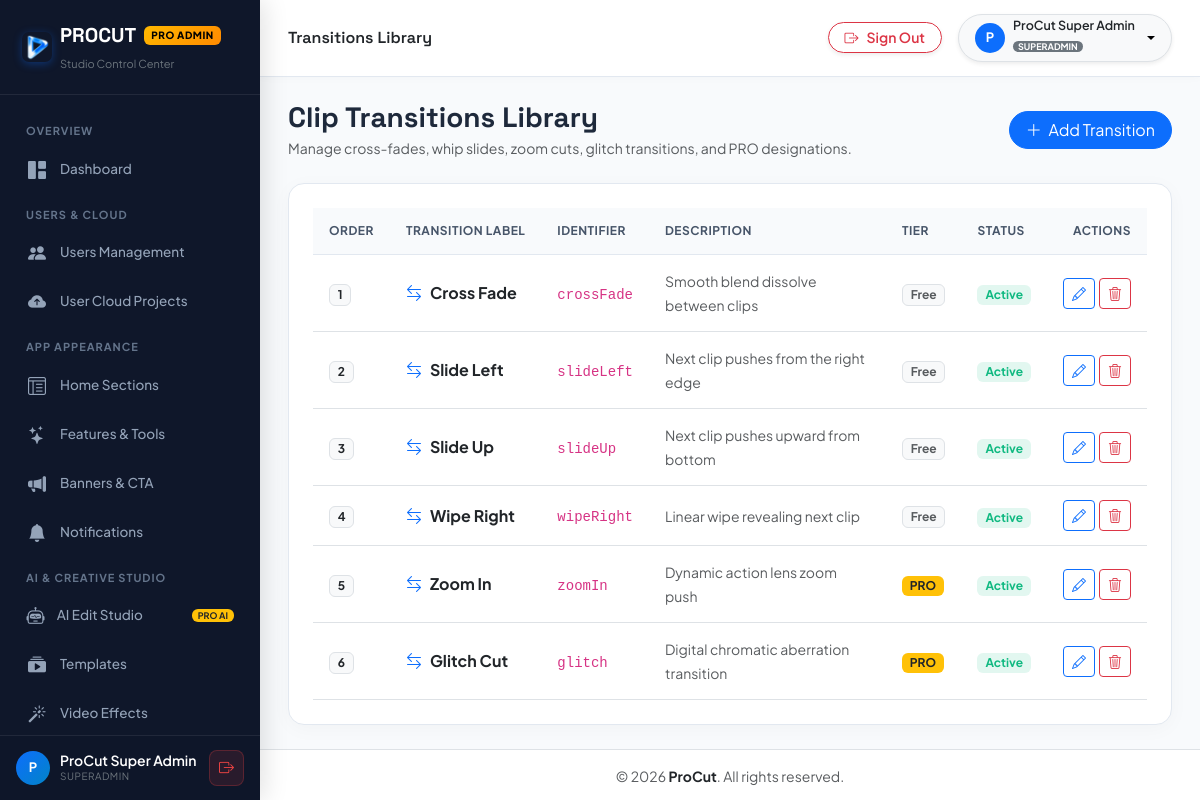
The app's page /admin/transitions.php (signed in) with its own data.
### tables this page shows
CREATE TABLE IF NOT EXISTS transitions (
    id INT AUTO_INCREMENT PRIMARY KEY,
    transition_key VARCHAR(100) NOT NULL UNIQUE,
    label VARCHAR(255) NOT NULL,
    description TEXT NULL,
    icon_name VARCHAR(100) DEFAULT 'transition',
    is_pro TINYINT(1) DEFAULT 0,
    is_enabled TINYINT(1) DEFAULT 1,
    display_order INT DEFAULT 0,
    created_at DATETIME DEFAULT CURRENT_TIMESTAMP,
    updated_at DATETIME DEFAULT CURRENT_TIMESTAMP ON UPDATE CURRENT_TIMESTAMP,
    INDEX idx_transitions_order (display_order)
);

### config/database.php (called while the page is built, shortened)
<?php
class Database {
    private static ?PDO $pdo = null;
    public static function getConnection(): PDO {
        $cfgFile = dirname(__DIR__) . '/config.json';
        $cfg = [];
        if (file_exists($cfgFile)) {
            $cfg = @json_decode(file_get_contents($cfgFile), true) ?: [];
        }
        $mysqlCfg = $cfg['mysql'] ?? [];
        $host = (defined('DB_HOST') && DB_HOST !== '127.0.0.1' && DB_HOST !== 'localhost')
            ? DB_HOST
            : ($mysqlCfg['host'] ?? getenv('DB_HOST') ?: (defined('DB_HOST') ? DB_HOST : '127.0.0.1'));
        if ($host === 'localhost') {
            $host = '127.0.0.1';
        }
        $port = (defined('DB_PORT') && DB_PORT != '3306')
            ? DB_PORT
            : ($mysqlCfg['port'] ?? getenv('DB_PORT') ?: '3306');
        $dbname = (defined('DB_NAME') && DB_NAME !== 'procut_db')
            ? DB_NAME
            : ($mysqlCfg['database'] ?? getenv('DB_NAME') ?: (defined('DB_NAME') ? DB_NAME : 'procut_db'));
        $user = (defined('DB_USER') && DB_USER !== 'root')
            ? DB_USER
            : ($mysqlCfg['user'] ?? getenv('DB_USER') ?: (defined('DB_USER') ? DB_USER : 'root'));
        $pass = (defined('DB_PASS') && DB_PASS !== '')
            ? DB_PASS
            : ($mysqlCfg['password'] ?? (getenv('DB_PASS') !== false ? getenv('DB_PASS') : (defined('DB_PASS') ? DB_PASS : '')));
        $socket = '/Applications/XAMPP/xamppfiles/var/mysql/mysql.sock';
        $dsn = "mysql:host={$host};port={$port};dbname={$dbname};charset=utf8mb4";
        $options = [
            PDO::ATTR_ERRMODE            => PDO::ERRMODE_EXCEPTION,
            PDO::ATTR_DEFAULT_FETCH_MODE => PDO::FETCH_ASSOC,
            PDO::ATTR_EMULATE_PREPARES   => false,
            PDO::MYSQL_ATTR_INIT_COMMAND => "SET NAMES utf8mb4 COLLATE utf8mb4_unicode_ci"
        ];
        try {
            self::$pdo = new PDO($dsn, $user, $pass, $options);
        } catch (PDOException $e) {
            if (PHP_OS_FAMILY === 'Darwin' && empty(ini_get('open_basedir')) && @file_exists($socket)) {
                try {
                    $socketDsn = "mysql:unix_socket={$socket};dbname={$dbname};charset=utf8mb4";
                    self::$pdo = new PDO($socketDsn, $user, $pass, $options);
                    return self::$pdo;
                } catch (PDOException $e2) {
                }
            }
            $isApi = str_contains($_SERVER['REQUEST_URI'] ?? '', '/api/');
            if ($isApi) {
                http_response_code(500);
                header('Content-Type: application/json; charset=utf-8');
                die(json_encode([
                    'success' => false,
                    'error' => 'Database connection failed: ' . $e->getMessage()
                ]));
            }
            http_response_code(200);
            header('Content-Type: text/html; charset=utf-8');
            die('<!DOCTYPE html>
<html lang="en">
<head>
    <meta charset="UTF-8">
    <meta name="viewport" content="width=device-width, initial-scale=1.0">
    <title>Database Connection Required — ProCut</title>
    <link href="https://fonts.googleapis.com/css2?family=Plus+Jakarta+Sans:wght@400;600;700&display=swap" rel="stylesheet">
    <style>
        body { font-family: "Plus Jakarta Sans", sans-serif; background: #0F172A; color: #E2E8F0; display: flex; align-items: center; justify-content: center; min-height: 100vh; margin: 0; padding: 20px; }
        .box { background: rgba(30, 41, 59, 0.85); border: 1px solid rgba(255,255,255,0.1); border-radius: 16px; max-width: 580px; width: 100%; padding: 32px; box-shadow: 0 20px 50px rgba(0,0,0,0.5); }
        h2 { color: #F59E0B; margin-top: 0; font-size: 1.4rem; display: flex; align-items: center; gap: 8px; }
        p { line-height: 1.6; color: #94A3B8; font-size: 0.95rem; }
        .error-chip { background: rgba(239, 68, 68, 0.15); color: #F87171; border: 1px solid rgba(239,68,68,0.3); border-radius: 8px; padding: 10px 14px; font-family: monospace; font-size: 0.85rem; word-break: break-all; margin: 16px 0; }
        .code-box { background: #080e1a; border: 1px solid rgba(255,255,255,0.08); border-radius: 8px; padding: 14px; font-family: monospace; font-size: 0.85rem; color: #38BDF8; line-height: 1.5; margin: 16px 0; }
        .step { margin-top: 12px; color: #CBD5E1; font-size: 0.9rem; }
        strong { color: #FFF; }
    </style>
</head>
<body>
    <div class="box">
        <h2>⚠️ Database Connection Setup Required</h2>
        <p>The ProCut server cannot connect to your MySQL database with the current credentials.</p>
        <div class="error-chip">' . htmlspecialchars($e->getMessage()) . '</div>
        <p><strong>Attempted Connection:</strong><br>
        Host: <code>' . htmlspecialchars($host) . '</code> | Database: <code>' . htmlspecialchars($dbname) . '</code> | User: <code>' . htmlspecialchars($user) . '</code></p>
        <div class="step"><strong>How to Fix on InfinityFree:</strong></div>
        <p>Open <strong>File Manager</strong> &rarr; <strong>htdocs</strong> &rarr; <strong>config/config.php</strong> (or <strong>config.json</strong>) and enter your InfinityFree MySQL details:</p>
        <div class="code-box">
define(\'DB_HOST\', \'<strong>sql3xx.infinityfree.com</strong>\');<br>
define(\'DB_NAME\', \'<strong>epiz_xxxxxxx_procut_db</strong>\');<br>
define(\'DB_USER\', \'<strong>epiz_xxxxxxx</strong>\');<br>
define(\'DB_PASS\', \'<strong>your_vpanel_password</strong>\');
        </div>
        <p style="font-size:0.85rem; color:#64748B;">You can copy these 4 details directly from your InfinityFree Account Management page under <em>Database Details</em>.</p>
    </div>
</body>
</html>');
        }
        return self::$pdo;
    }
    public static function query(string $sql, array $params = []): PDOStatement {
        $stmt = self::getConnection()->prepare($sql);
        $stmt->execute($params);
        return $stmt;
    }
    public static function fetchAll(string $sql, array $params = []): array {
        return self::query($sql, $params)->fetchAll();
    }
}

### admin/transitions.php (the view, shortened to what this page needs)
<?php
$transitions = Database::fetchAll("SELECT * FROM transitions ORDER BY display_order ASC");
require_once __DIR__ . '/includes/header.php';
require_once __DIR__ . '/includes/sidebar.php';
require_once __DIR__ . '/includes/navbar.php';
?>
<div class="d-flex flex-wrap justify-content-between align-items-center mb-4 gap-3">
    <div>
        <h3 class="fw-bold mb-1 brand-font">Clip Transitions Library</h3>
        <p class="text-muted small mb-0">Manage cross-fades, whip slides, zoom cuts, glitch transitions, and PRO designations.</p>
    </div>
    <button type="button" class="btn btn-primary rounded-pill px-3" onclick="openNewTransition()">
        <i class="bi bi-plus-lg me-1"></i> Add Transition
    </button>
</div>
<div class="pro-card p-4">
    <div class="table-responsive">
        <table class="table table-hover align-middle mb-0">
            <thead>
                <tr>
                    <th style="width: 70px;">Order</th>
                    <th>Transition Label</th>
                    <th>Identifier</th>
                    <th>Description</th>
                    <th>Tier</th>
                    <th>Status</th>
                    <th class="text-end">Actions</th>
                </tr>
            </thead>
            <tbody>
                <?php foreach ($transitions as $tr): ?>
                <tr>
                    <td>
                        <span class="badge bg-light text-dark border fw-bold"><?= (int)$tr['display_order'] ?></span>
                    </td>
                    <td>
                        <div class="fw-bold text-dark d-flex align-items-center gap-2">
                            <i class="bi bi-arrow-left-right text-primary"></i>
                            <?= htmlspecialchars($tr['label']) ?>
                        </div>
                    </td>
                    <td>
                        <code><?= htmlspecialchars($tr['transition_key']) ?></code>
                    </td>
                    <td>
                        <span class="small text-muted"><?= htmlspecialchars($tr['description'] ?? '') ?></span>
                    </td>
                    <td>
                        <?php if ($tr['is_pro']): ?>
                            <span class="badge bg-warning text-dark fw-bold">PRO</span>
                        <?php else: ?>
                            <span class="badge bg-light text-muted border">Free</span>
                        <?php endif; ?>
                    </td>
                    <td>
                        <form method="POST" action="" class="d-inline">
                            <?php if ($tr['is_enabled']): ?>
                                <button type="submit" class="badge badge-soft-success border-0 px-2 py-1">Active</button>
                            <?php else: ?>
                                <button type="submit" class="badge badge-soft-danger border-0 px-2 py-1">Hidden</button>
                            <?php endif; ?>
                        </form>
                    </td>
                    <td class="text-end">
                        <div class="d-flex justify-content-end gap-1">
                            <button class="btn btn-sm btn-outline-primary py-1 px-2" onclick='editTransition(<?= json_encode($tr) ?>)'><i class="bi bi-pencil"></i></button>
                            <form method="POST" action="" onsubmit="return confirm('Delete this transition?');">
                                <button type="submit" class="btn btn-sm btn-outline-danger py-1 px-2"><i class="bi bi-trash3"></i></button>
                            </form>
                        </div>
                    </td>
                </tr>
                <?php endforeach; ?>
            </tbody>
        </table>
    </div>
</div>
<?php require_once __DIR__ . '/includes/footer.php'; ?>

### admin/includes/header.php (style rules this page uses)
:root { --procut-primary: #0D6EFD; --procut-primary-dark: #084298; --procut-accent: #0284C7; --procut-gold: #FFB800; --procut-sidebar-bg: #0F172A; --procut-sidebar-hover: #1E293B; --procut-card-bg: #FFFFFF; --procut-body-bg: #F8FAFC; }
html, body { width: 100%; max-width: 100vw; overflow-x: hidden; margin: 0; padding: 0; box-sizing: border-box; }
*, *::before, *::after { box-sizing: border-box; }
body { font-family: 'Plus Jakarta Sans', sans-serif; background-color: var(--procut-body-bg); color: #1E293B; min-height: 100vh; }
h1, h2, h3, h4, h5, h6, .brand-font { font-family: 'Space Grotesk', sans-serif; }
.pro-card { background: #FFFFFF; border: 1px solid #E2E8F0; border-radius: 16px; box-shadow: 0 4px 20px rgba(0, 0, 0, 0.03); transition: all 0.2s ease; max-width: 100%; box-sizing: border-box; }
.table-responsive { width: 100%; max-width: 100%; overflow-x: auto; -webkit-overflow-scrolling: touch; }
.table > :not(caption) > * > * { padding: 14px 16px; vertical-align: middle; }
.table thead th { background: #F8FAFC; color: #475569; font-size: 12px; text-transform: uppercase; letter-spacing: 0.5px; border-bottom: 1px solid #E2E8F0; white-space: nowrap; }
.badge-soft-success { background: rgba(16, 185, 129, 0.12); color: #10B981; }

### records on screen
transitions: display_order "1", label "Cross Fade", transition_key "crossFade", description "Smooth blend dissolve between clips", is_pro "Free", is_enabled "Active"
transitions: display_order "2", label "Slide Left", transition_key "slideLeft", description "Next clip pushes from the right edge", is_pro "Free", is_enabled "Active"
transitions: display_order "3", label "Slide Up", transition_key "slideUp", description "Next clip pushes upward from bottom", is_pro "Free", is_enabled "Active"
transitions: display_order "4", label "Wipe Right", transition_key "wipeRight", description "Linear wipe revealing next clip", is_pro "Free", is_enabled "Active"
transitions: display_order "5", label "Zoom In", transition_key "zoomIn", description "Dynamic action lens zoom push", is_pro "PRO", is_enabled "Active"
transitions: display_order "6", label "Glitch Cut", transition_key "glitch", description "Digital chromatic aberration transition", is_pro "PRO", is_enabled "Active"

### other values on screen
substr($currentAdmin['name'] ?? 'A', 0, 1) "P"
$currentAdmin['name'] "ProCut Super Admin"
$currentAdmin['role'] "SUPERADMIN"
$pageTitle "Transitions Library"
APP_NAME "ProCut"
